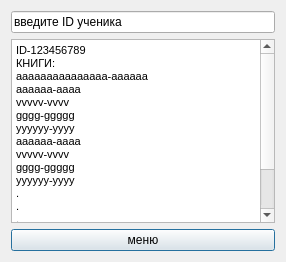
<?xml version="1.0" encoding="UTF-8"?>
<ui version="4.0">
 <class>Info_from_ID</class>
 <widget class="QDialog" name="Info_from_ID">
  <property name="geometry">
   <rect>
    <x>0</x>
    <y>0</y>
    <width>286</width>
    <height>262</height>
   </rect>
  </property>
  <property name="windowTitle">
   <string>Dialog</string>
  </property>
  <layout class="QVBoxLayout" name="verticalLayout_2">
   <item>
    <layout class="QVBoxLayout" name="verticalLayout">
     <item>
      <widget class="QLineEdit" name="lineEdit">
       <property name="text">
        <string>введите ID ученика</string>
       </property>
      </widget>
     </item>
     <item>
      <widget class="QTextBrowser" name="textBrowser">
       <property name="html">
        <string>&lt;!DOCTYPE HTML PUBLIC &quot;-//W3C//DTD HTML 4.0//EN&quot; &quot;http://www.w3.org/TR/REC-html40/strict.dtd&quot;&gt;
&lt;html&gt;&lt;head&gt;&lt;meta name=&quot;qrichtext&quot; content=&quot;1&quot; /&gt;&lt;style type=&quot;text/css&quot;&gt;
p, li { white-space: pre-wrap; }
&lt;/style&gt;&lt;/head&gt;&lt;body style=&quot; font-family:'MS Shell Dlg 2'; font-size:8.25pt; font-weight:400; font-style:normal;&quot;&gt;
&lt;p style=&quot; margin-top:0px; margin-bottom:0px; margin-left:0px; margin-right:0px; -qt-block-indent:0; text-indent:0px;&quot;&gt;ID-123456789&lt;/p&gt;
&lt;p style=&quot; margin-top:0px; margin-bottom:0px; margin-left:0px; margin-right:0px; -qt-block-indent:0; text-indent:0px;&quot;&gt;КНИГИ:&lt;/p&gt;
&lt;p style=&quot; margin-top:0px; margin-bottom:0px; margin-left:0px; margin-right:0px; -qt-block-indent:0; text-indent:0px;&quot;&gt;aaaaaaaaaaaaaaa-aaaaaa&lt;/p&gt;
&lt;p style=&quot; margin-top:0px; margin-bottom:0px; margin-left:0px; margin-right:0px; -qt-block-indent:0; text-indent:0px;&quot;&gt;aaaaaa-aaaa&lt;/p&gt;
&lt;p style=&quot; margin-top:0px; margin-bottom:0px; margin-left:0px; margin-right:0px; -qt-block-indent:0; text-indent:0px;&quot;&gt;vvvvv-vvvv&lt;/p&gt;
&lt;p style=&quot; margin-top:0px; margin-bottom:0px; margin-left:0px; margin-right:0px; -qt-block-indent:0; text-indent:0px;&quot;&gt;gggg-ggggg&lt;/p&gt;
&lt;p style=&quot; margin-top:0px; margin-bottom:0px; margin-left:0px; margin-right:0px; -qt-block-indent:0; text-indent:0px;&quot;&gt;yyyyyy-yyyy&lt;/p&gt;
&lt;p style=&quot; margin-top:0px; margin-bottom:0px; margin-left:0px; margin-right:0px; -qt-block-indent:0; text-indent:0px;&quot;&gt;aaaaaa-aaaa&lt;/p&gt;
&lt;p style=&quot; margin-top:0px; margin-bottom:0px; margin-left:0px; margin-right:0px; -qt-block-indent:0; text-indent:0px;&quot;&gt;vvvvv-vvvv&lt;/p&gt;
&lt;p style=&quot; margin-top:0px; margin-bottom:0px; margin-left:0px; margin-right:0px; -qt-block-indent:0; text-indent:0px;&quot;&gt;gggg-ggggg&lt;/p&gt;
&lt;p style=&quot; margin-top:0px; margin-bottom:0px; margin-left:0px; margin-right:0px; -qt-block-indent:0; text-indent:0px;&quot;&gt;yyyyyy-yyyy&lt;/p&gt;
&lt;p style=&quot; margin-top:0px; margin-bottom:0px; margin-left:0px; margin-right:0px; -qt-block-indent:0; text-indent:0px;&quot;&gt;.&lt;/p&gt;
&lt;p style=&quot; margin-top:0px; margin-bottom:0px; margin-left:0px; margin-right:0px; -qt-block-indent:0; text-indent:0px;&quot;&gt;.&lt;/p&gt;
&lt;p style=&quot; margin-top:0px; margin-bottom:0px; margin-left:0px; margin-right:0px; -qt-block-indent:0; text-indent:0px;&quot;&gt;.&lt;/p&gt;
&lt;p style=&quot; margin-top:0px; margin-bottom:0px; margin-left:0px; margin-right:0px; -qt-block-indent:0; text-indent:0px;&quot;&gt;.&lt;/p&gt;
&lt;p style=&quot; margin-top:0px; margin-bottom:0px; margin-left:0px; margin-right:0px; -qt-block-indent:0; text-indent:0px;&quot;&gt;.&lt;/p&gt;
&lt;p style=&quot; margin-top:0px; margin-bottom:0px; margin-left:0px; margin-right:0px; -qt-block-indent:0; text-indent:0px;&quot;&gt;..&lt;/p&gt;
&lt;p style=&quot;-qt-paragraph-type:empty; margin-top:0px; margin-bottom:0px; margin-left:0px; margin-right:0px; -qt-block-indent:0; text-indent:0px;&quot;&gt;&lt;br /&gt;&lt;/p&gt;&lt;/body&gt;&lt;/html&gt;</string>
       </property>
      </widget>
     </item>
     <item>
      <widget class="QPushButton" name="pushButton">
       <property name="text">
        <string>меню</string>
       </property>
      </widget>
     </item>
    </layout>
   </item>
  </layout>
 </widget>
 <resources/>
 <connections/>
</ui>
